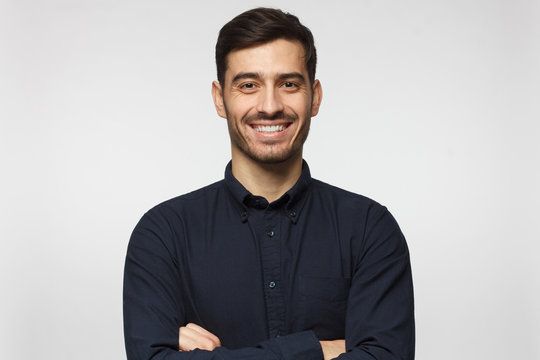
#> input picture Images/photo1.jpeg, 540 x 360 px
$ python index.py
#> lines starting #> are read from the running program, lines starting #| are printed output that depends on the picture; after the words box and inside, x2 and y2 are one past the last pixel; in counts of white or black regions, pixels touching at a corner belong together
print("my First Program of python")
import cv2
personImage = cv2.imread("./Images/photo1.jpeg")
#> personImage is the input picture: shape (360, 540, 3); mean B, G, R 173.6, 172.8, 175.2
# cv2.imshow('Original Image', personImage)
gray_image = cv2.cvtColor(personImage, cv2.COLOR_BGR2GRAY)
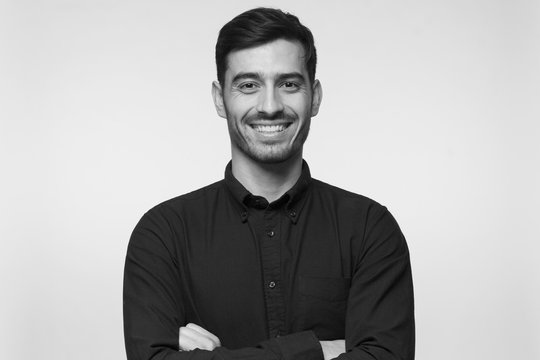
#> gray_image: shape (360, 540); min 0, max 255, mean 173.6
cv2.imshow("gray_image", gray_image)
cv2.waitKey(0)
# cv2.imwrite('./Images/Output/photo1_gray.jpg', gray_image)
gaussian_image = cv2.GaussianBlur(personImage, (15, 15), 0)
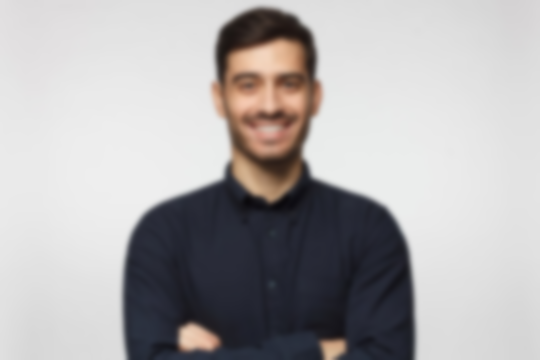
#> gaussian_image: shape (360, 540, 3); mean B, G, R 173.6, 172.8, 175.2
cv2.imshow("gaussian_image", gaussian_image)
cv2.waitKey(0)
# cv2.imwrite('./Images/Output/photo1_gaussian.jpg', gaussian_image)
edges_image = cv2.Canny(personImage, 100, 200)
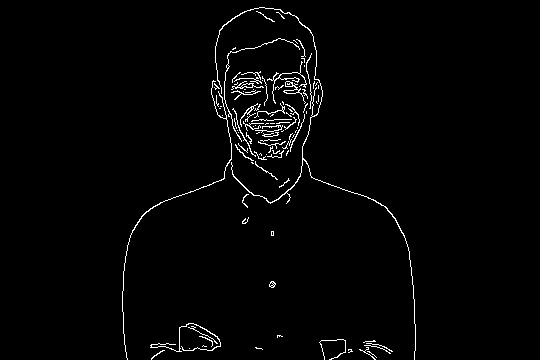
#> edges_image: shape (360, 540); 1.9% white in thin lines or dots, all inside (x1, y1, x2, y2) = (122, 7, 416, 360)
cv2.imshow("edges_image", edges_image)
cv2.waitKey(0)
# cv2.imwrite('./Images/Output/photo1_edges.jpg', edges_image)

$ run again, with Images/photo3.jpeg copied over Images/photo1.jpeg
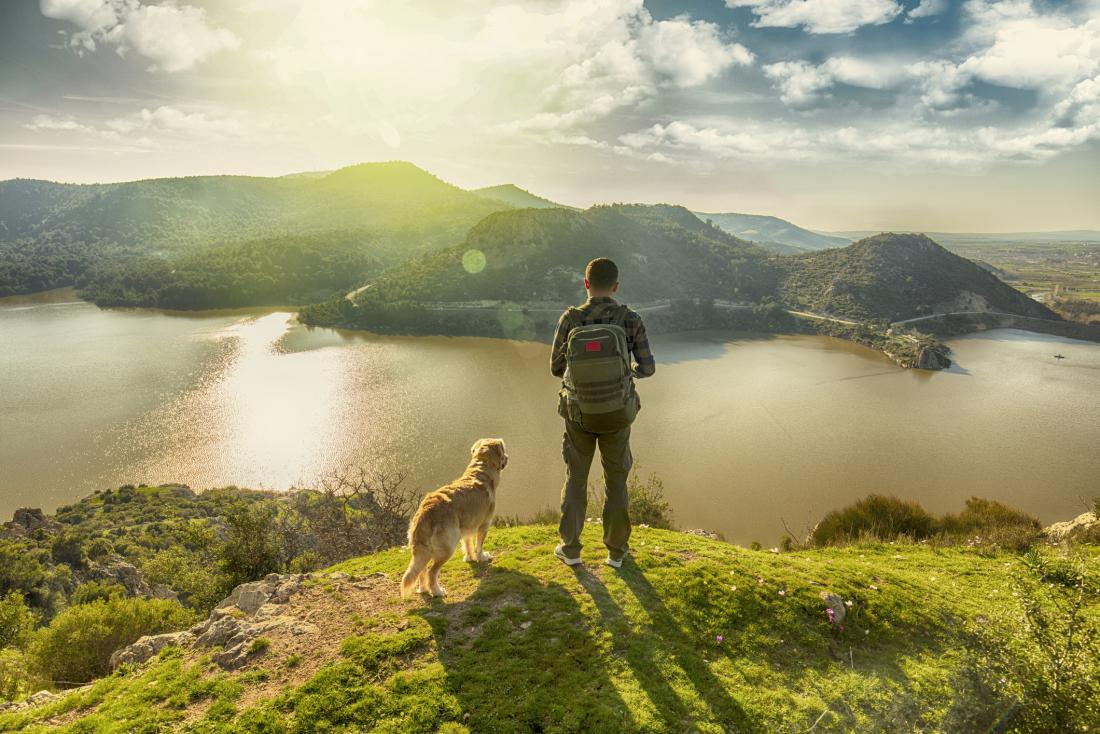
#> input picture Images/photo3.jpeg, 1100 x 734 px
#> personImage is the input picture: shape (734, 1100, 3); mean B, G, R 111, 151.6, 156.4
#> `gray_image = cv2.cvtColor(personImage, cv2.COLOR_BGR2GRAY)`:
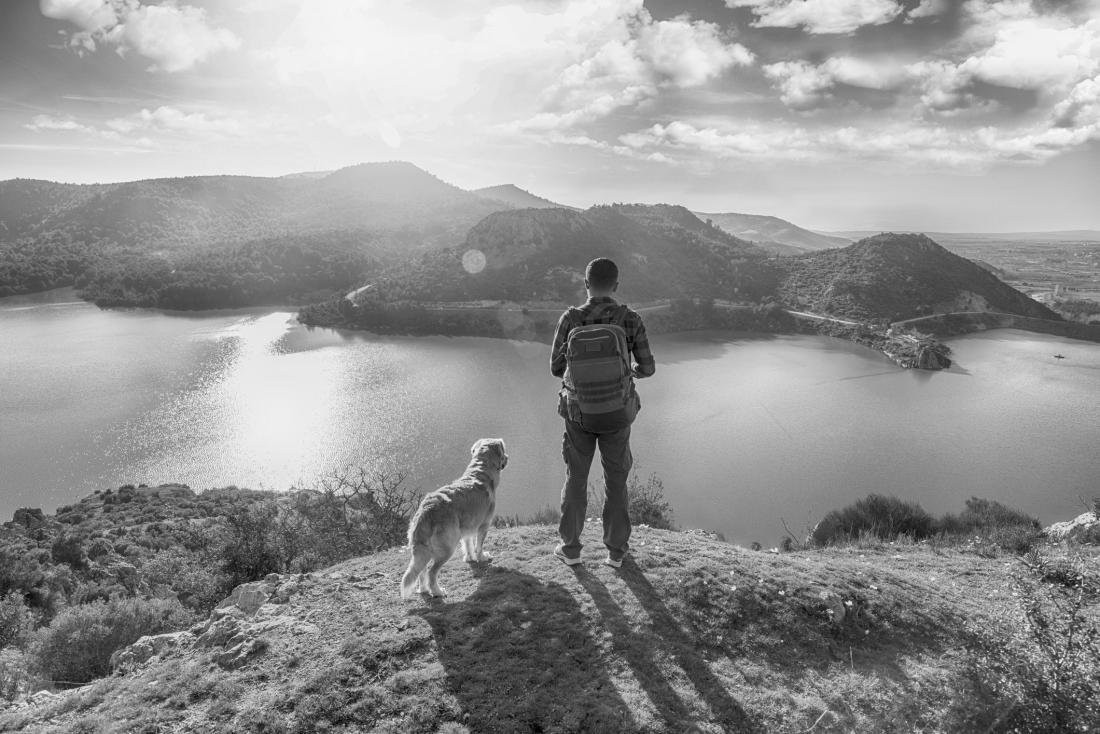
#> gray_image: shape (734, 1100); min 0, max 253, mean 148.4
#> `edges_image = cv2.Canny(personImage, 100, 200)`:
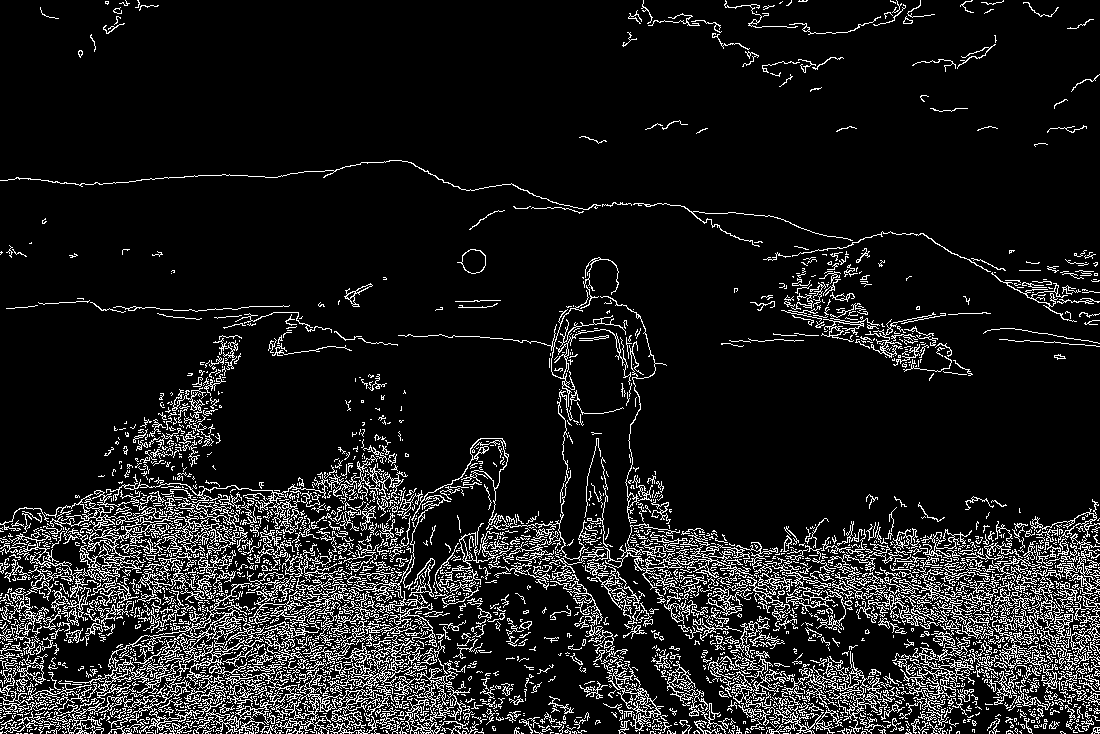
#> edges_image: shape (734, 1100); 10.9% white in thin lines or dots

$ run again, with Images/Photo2.webp saved as Images/photo1.jpeg
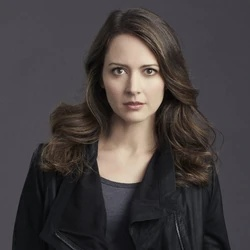
#> input picture Images/Photo2.webp, 250 x 250 px
#> personImage is the input picture: shape (250, 250, 3); mean B, G, R 64.5, 64, 69.8
#> `gray_image = cv2.cvtColor(personImage, cv2.COLOR_BGR2GRAY)`:
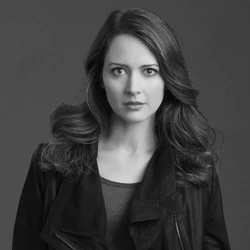
#> gray_image: shape (250, 250); min 2, max 225, mean 65.9
#> `edges_image = cv2.Canny(personImage, 100, 200)`:
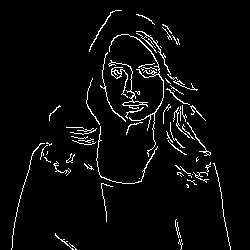
#> edges_image: shape (250, 250); 4% white in thin lines or dots, all inside (x1, y1, x2, y2) = (11, 10, 231, 250)
